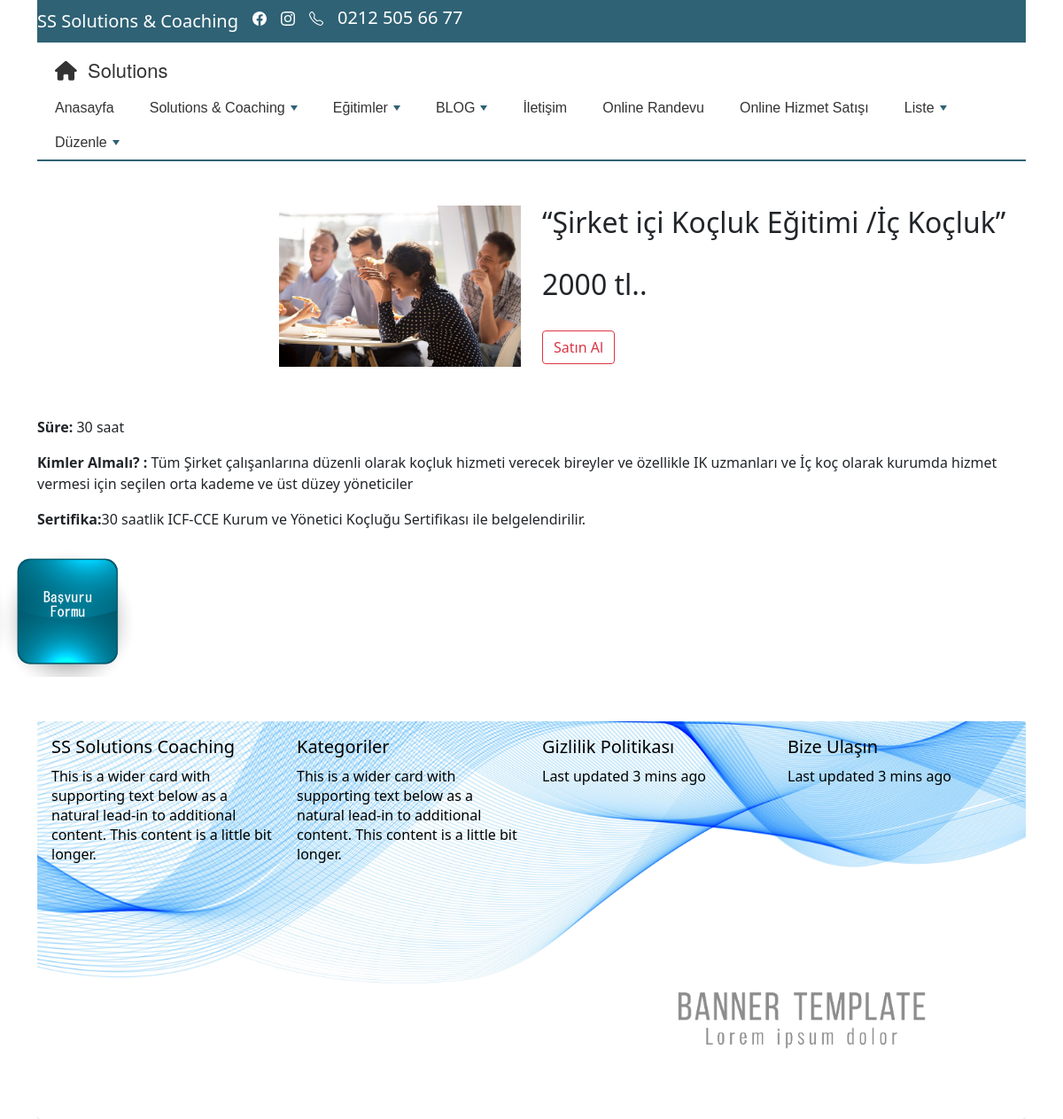
The page /onlinesatis/2/ on the database its author committed.
### mysite/models.py (models this page shows)
class Menu(models.Model):
    menuadi = models.CharField(max_length=100, verbose_name='Menu Adi')
    ustmenuadi = models.CharField(max_length=100, verbose_name='Bağlantı Yapılacak Menü Adı', blank=True, null=True)
    editor = RichTextField(verbose_name="Sayfa İçeriği", null=True, blank=True)
    sira = models.IntegerField(verbose_name="Alt Menu Sırası", null=True, blank=True)
    durum = models.BooleanField(blank=True, null=True, verbose_name='Aktif')
    dosya = models.FileField(blank=True, null=True, )

class Urun(models.Model):
    id=models.IntegerField(primary_key=True)
    urunadi=models.CharField(max_length=100, verbose_name='Ürün Adı')
    urunfiyat=models.CharField(max_length=100, verbose_name='Ürün Fiyatı')
    aciklama=RichTextField(verbose_name="Tanıtım", null=True, blank=True)
    img = models.ImageField(blank=True, null=True, )

### mysite/views.py (the view, shortened to what this page needs)
# urls.py: path('onlinesatis/', views.onlinesatis_list),
def onlinesatis_list(request, pk: int = None):
    menuler = Menu.objects.filter(durum=True).exclude(ustmenuadi="Anasayfa").order_by('sira')
    menuanasayfa = Menu.objects.filter(ustmenuadi="Anasayfa", durum=True)
    if pk:
        urun = Urun.objects.get(id=pk)
        context = {
            'urun': urun,
            'menuler': menuler,
            'menuanasayfa': menuanasayfa,
        }
        return render(request, 'anasayfa/onlinesatis_detay.html', context)

### mysite/templates/anasayfa/onlinesatis_detay.html (shortened to what this page needs)
{% extends "anasayfa/base.html" %}
{% block content %}
<div class="container">
    <div class="row">
        <div class="col" style="margin-top:20px;">
            {% if urun.img %}
                <img src="{{urun.img.url}}" class="col-md-6 float-md-end mb-3 ms-md-3">
            {% endif %}
            <br>
        </div>
        <div class="col" style="margin-top:20px;">
             <h2>{{urun.urunadi}}</h2> <br>
            <h2>{{urun.urunfiyat}} tl..</h2><br>
            <a href="/onlinesatis_satis/{{urun.id}}" type="button" class="btn btn-outline-danger">Satın Al</a>
        </div>
    </div>
    <div class="row" style="margin-top:20px;">
        <div class="clo-4">
            <p style="margin-top:20px;">{{urun.aciklama|safe}}</p>
        </div>
    </div>
</div>
{% endblock %}

### mysite/templates/anasayfa/menu.html (shortened to what this page needs)
<nav class="main-nav" role="navigation">
   <h2 class="nav-brand"><a href="/"><i class="fas fa-home"></i> &nbsp;Solutions</a></h2>
    <ul id="main-menu" class="sm sm-mint">
        <li><a href="/">Anasayfa</a></li>
        <li><a href="#">Solutions & Coaching</a>
        </li>
        <li><a href="#">Eğitimler</a>
        </li>
        <li><a href="#">BLOG</a>
        </li>
        <li><a href="/iletisim/">İletişim</a></li>
        <li><a href="/onlinerandevu/">Online Randevu</a></li>
        <li><a href="/onlinesatis/">Online Hizmet Satışı</a></li>
        {% for a_menuanasayfa in menuanasayfa %}
        <li><a href="/menuicerik/{{a_menuanasayfa.id}}" >{{a_menuanasayfa.menuadi}}</a>
            </li>
        {% endfor %}
    </ul>
</nav>

### mysite/static/style_anasayfa.css (style rules this page uses)
.main-nav { border-bottom: 2px solid #2F6275; background: #fff; }
.main-nav:after { clear: both; content: "\00a0"; display: block; height: 0; font: 0px/0 serif; overflow: hidden; }
.nav-brand { float: left; margin: 0; }
.nav-brand a { display: block; padding: 11px 11px 11px 20px; color: #333; font-family: 'Helvetica Neue', Helvetica, Arial, sans-serif; font-size: 22px; font-weight: normal; line-height: 17px; text-decoration: none; }
#main-menu { clear: both; border-bottom: 0; }
@media (min-width: 768px) { #main-menu { float: right; clear: none; } }
#main-menu-state:not(:checked) ~ #main-menu { display: none; }
@media (min-width: 768px) { #main-menu-state:not(:checked) ~ #main-menu { display: block; } }
body { margin: 8px; background: #fff; color: #aaa; font: 16px/1.5em 'Helvetica Neue', Helvetica, Arial, sans-serif; }

### mysite/static/smartmenus/css/sm-core-css.css (style rules this page uses)
.sm { box-sizing:border-box;position:relative;z-index:1000;-webkit-tap-highlight-color:rgba(0,0,0,0); }
.sm,.sm ul,.sm li { display:block;list-style:none;margin:0;padding:0;line-height:normal;direction:ltr;text-align:left; }
.sm li,.sm a { position:relative; }
.sm a { display:block; }
.sm::after { content:"";display:block;height:0;font:0px/0 serif;clear:both;overflow:hidden; }
.sm *,.sm *::before,.sm *::after { box-sizing:inherit; }

### mysite/static/smartmenus/css/sm-mint.css (style rules this page uses)
.sm-mint { border-top: 2px solid #2F6275; border-bottom: 2px solid #2F6275; background: #fff; }
.sm-mint a, .sm-mint a:hover, .sm-mint a:focus, .sm-mint a:active { padding: 13px 20px; padding-right: 58px; color: #333; font-family: Arial, sans-serif; font-size: 16px; font-weight: normal; line-height: 17px; text-decoration: none; }
.sm-mint li { border-top: 1px solid rgba(141, 184, 99, 0.2); }
.sm-mint > li:first-child { border-top: 0; }
@media (min-width: 768px) { .sm-mint li { float: left; } }
@media (min-width: 768px) { .sm-mint a { white-space: nowrap; } }
@media (min-width: 768px) { .sm-mint { border-top: 0; background: transparent; } }
@media (min-width: 768px) { .sm-mint a, .sm-mint a:hover, .sm-mint a:focus, .sm-mint a:active, .sm-mint a.highlighted { padding: 11px 20px; color: #333; border-radius: 4px 4px 0 0; } }
@media (min-width: 768px) { .sm-mint a.has-submenu { padding-right: 34px; } }
@media (min-width: 768px) { .sm-mint li { border-top: 0; } }

### rows shown on the page
Menu: menuadi "Liste"
Menu: menuadi "Düzenle"
Urun: img (picture), urunadi "“Şirket içi Koçluk Eğitimi /İç Koçluk”", urunfiyat "2000", aciklama "Süre: 30 saat Kimler Almalı? : Tüm Şirket çalışanlarına düzenli olarak koçluk hizmeti verecek bireyler ve özellikle IK uzmanları ve İç koç olarak kurumda hizmet vermesi için seçilen orta kademe ve üst düzey yöneticiler Sertifika: 30 saatlik ICF-CCE Kurum ve Yönetici Koçluğu Sertifikası ile belgelendirilir."
